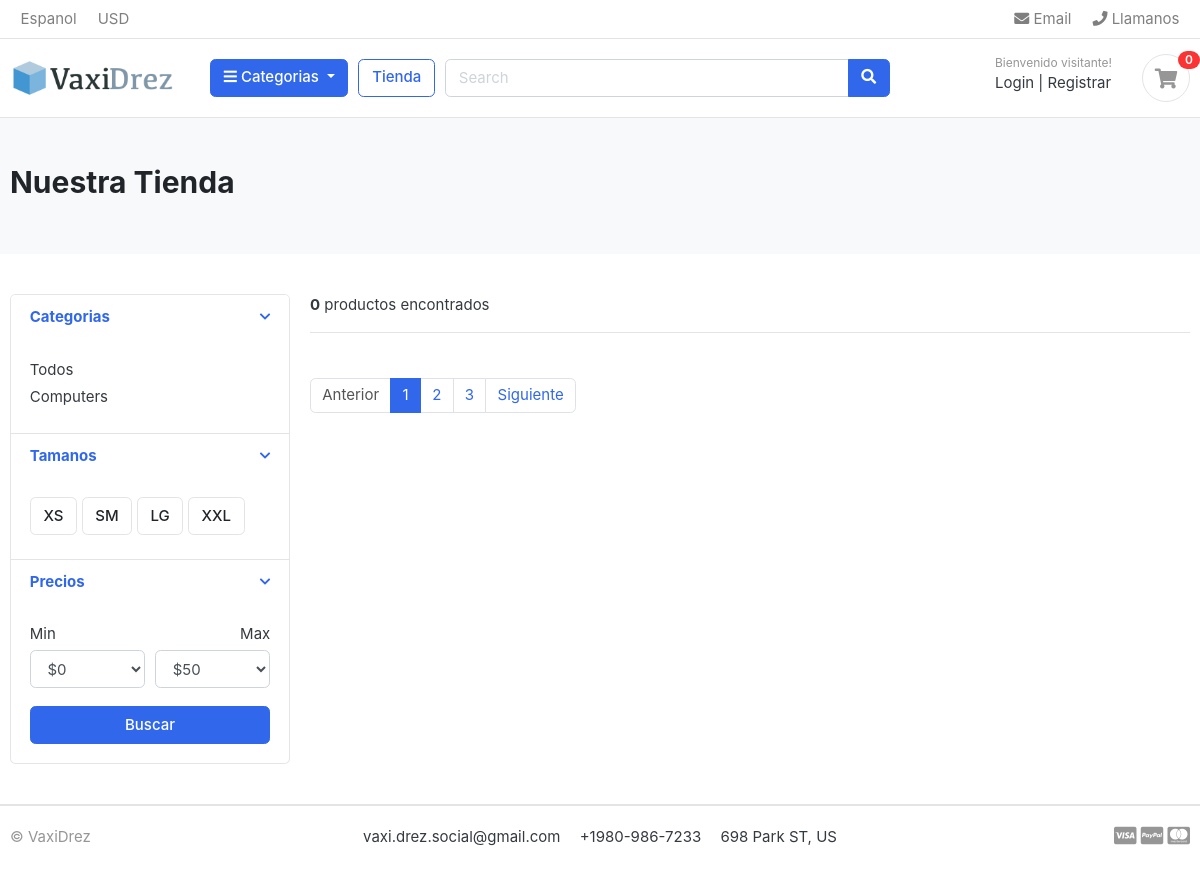
The page /store/computers/ on the database as committed earlier.
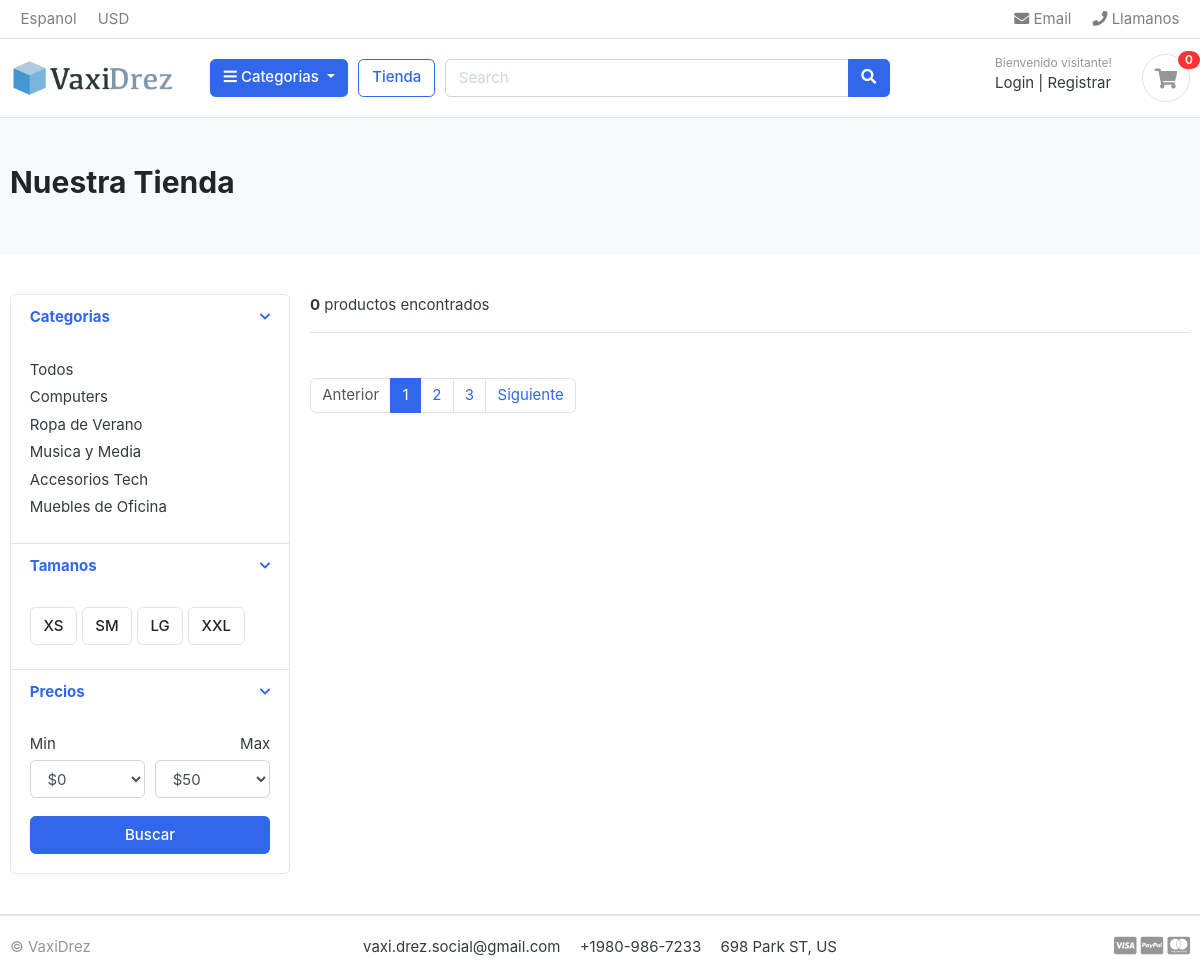
The same page on the database as committed later.
### category/models.py (models this page shows, shortened)
class Category (models.Model):
    category_name = models.CharField(max_length=20, unique=True)
    decription = models.CharField(max_length=255, blank=True)
    slug = models.CharField(max_length=100, unique=True)
    cat_image = models.ImageField(upload_to = 'photos/categories', blank = True)
    class Meta():
        verbose_name = 'category'
        verbose_name_plural = 'categories'
    def get_url(self):
        return reverse('products_by_category', args=[self.slug])

### store/views.py (the view)
# urls.py: path('store/', include('store.urls')),
def store(request, category_slug = None):
    categories=None
    products=None
    if category_slug != None :
        categories = get_object_or_404(Category, slug=category_slug )
        products = Product.objects.filter(category=categories,is_available=True)
        products_count = products.count()
    else:
        products = Product.objects.all().filter(is_available=True)
        products_count = products.count()
    data = {
        'products': products,
        'products_count':products_count
    }
    return render(request,'store/store.html',data)

### category/context_preprocessor.py (called while the page is built)
def menu_list(request):
    links = Category.objects.all()
    return dict(links=links)

### templates/store/store.html (shortened to what the changed rows need)
{% extends 'base.html' %}
{% block content %}
<section class="section-pagetop bg">
    <div class="container">
        <h2 class="title-page">Nuestra Tienda</h2>
    </div>
    </section>
<section class="section-content padding-y">
    <div class="container">
    <div class="row">
        <aside class="col-md-3">
    <div class="card">
        <article class="filter-group">
            <div class="filter-content collapse show" id="collapse_1" style="">
                <div class="card-body">
                    <ul class="list-menu">
                    {% for link in links %}
                        <li><a href="{{link.get_url}}">{{link.category_name}}</a></li>
                    {% endfor %}
                    </ul>
                </div>
            </div>
        </article>
    </div>
        </aside>
    </div>
    </div>
    </section>
{% endblock %}

Rows that differ between the two databases and show on the page:
added Category: category_name "Ropa de Verano"
added Category: category_name "Musica y Media"
added Category: category_name "Accesorios Tech"
added Category: category_name "Muebles de Oficina"
